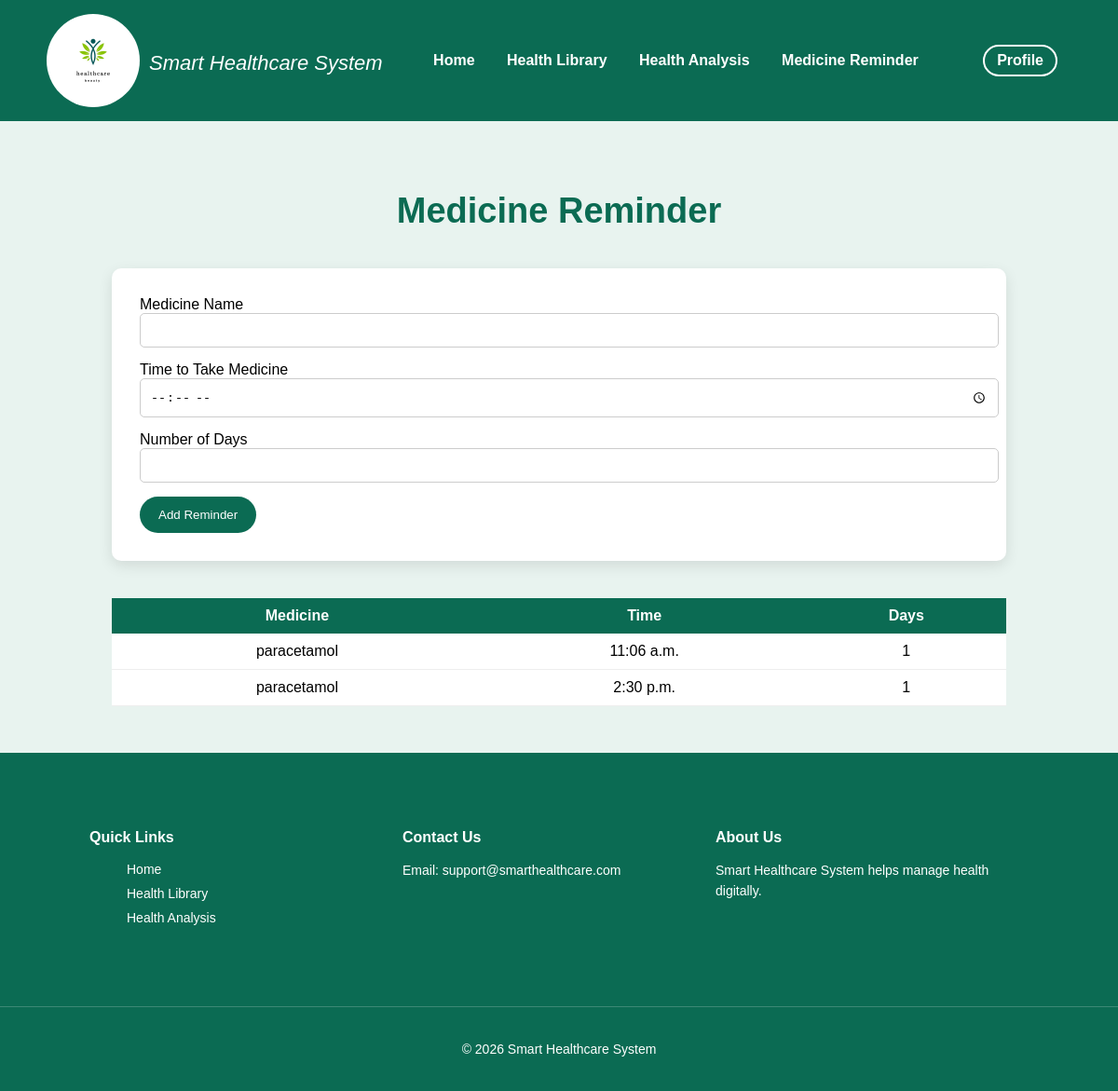
Page /medicine-reminder/ (signed in) on the committed database.
### app/models.py (models this page shows, shortened)
class MedicineReminder(models.Model):
    patient = models.ForeignKey(Patient, on_delete=models.CASCADE)
    medicine_name = models.CharField(max_length=100)
    time = models.TimeField()
    days = models.IntegerField()
    created_at = models.DateTimeField(auto_now_add=True)

### app/views.py (the view, shortened to what this page needs)
# urls.py: path("medicine-reminder/", views.medicine_reminder, name="medicine_reminder"),
@login_required
def medicine_reminder(request):
    patient = Patient.objects.get(user=request.user)
    reminders = MedicineReminder.objects.filter(patient=patient)
    return render(request, "patient/medicine_reminder.html", {
        "reminders": reminders
    })

### Smart_healthcare_system/app/templates/patient/medicine_reminder.html (shortened to what this page needs)
{% load static %}
<!DOCTYPE html>
<html>
<head>
<link rel="stylesheet" href="{% static 'css/home.css' %}">
</head>
<body>
<div class="navbar">
<div class="logo">
<img src="{% static 'images/healthcare_logo.webp' %}">
<i>Smart Healthcare System</i>
</div>
<div>
<a href="{% url 'patient_home' %}">Home</a>
<a href="{% url 'health_library' %}">Health Library</a>
<a href="{% url 'health_analysis' %}">Health Analysis</a>
<a href="{% url 'medicine_reminder' %}">Medicine Reminder</a>
</div>
<div class="nav-right">
<a href="{% url 'patient_dashboard' %}" class="profile-link">Profile</a>
</div>
</div>
<div class="reminder-container">
<h1 class="reminder-title">Medicine Reminder</h1>
<form method="POST" class="reminder-form">
<label>Medicine Name</label>
<input type="text" name="medicine_name" required>
<label>Time to Take Medicine</label>
<input type="time" name="time" required>
<label>Number of Days</label>
<input type="number" name="days" required>
<button type="submit">Add Reminder</button>
</form>
<table class="reminder-table">
<tr>
<th>Medicine</th>
<th>Time</th>
<th>Days</th>
</tr>
{% for reminder in reminders %}
<tr>
<td>{{ reminder.medicine_name }}</td>
<td>{{ reminder.time }}</td>
<td>{{ reminder.days }}</td>
</tr>
{% endfor %}
</table>
</div>
<footer class="footer">
<div class="footer-container">
<div class="footer-links">
<h4>Quick Links</h4>
<ul>
<li><a href="#">Home</a></li>
<li><a href="#">Health Library</a></li>
<li><a href="#">Health Analysis</a></li>
</ul>
</div>
<div class="footer-contact">
<h4>Contact Us</h4>
<p>Email: support@smarthealthcare.com</p>
</div>
<div class="footer-about">
<h4>About Us</h4>
<p>Smart Healthcare System helps manage health digitally.</p>
</div>
</div>
<div class="footer-bottom">
<p>© 2026 Smart Healthcare System</p>
</div>
</footer>
</body>
</html>

### app/static/css/home.css (style rules this page uses)
body { margin: 0; font-family: Arial, sans-serif; background-color:#e8f3ef; }
.logo { display: flex; }
.logo img { height: 100px; width: 100px; margin-right: 10px; border-radius: 50%; object-fit: contain; }
.logo i { color: white; font-size: 22px; padding-top: 40px; }
.navbar { background-color:#0b6b53; ; padding: 10px 20px; display: flex; align-items: center; justify-content: space-between; }
.nav-right .profile-link { color: white; text-decoration: none; font-weight: bold; border: 2px solid white; padding: 6px 13px; border-radius: 20px; }
.navbar a { color: white; text-decoration: none; margin: 0 15px; font-weight: bold; }
.nav-right { display: flex; align-items: center; gap: 15px; }
body { margin: 0; font-family: Arial, sans-serif; }
.navbar { display: flex; justify-content: space-between; align-items: center; padding: 15px 50px; }
.footer { background:#0b6b53; color:white; padding-top:60px; }
.footer-container { display:flex; justify-content:space-between; flex-wrap:wrap; padding:0 8% 40px 8%; }
.footer-container div { flex:1; min-width:220px; margin-bottom:30px; }
.footer h4 { margin-bottom:15px; }
.footer p { font-size:14px; line-height:1.6; }
.footer ul { list-style:none; }
.footer ul li { margin-bottom:8px; }
.footer ul li a { color:white; text-decoration:none; font-size:14px; }
.footer-bottom { text-align:center; padding:20px; border-top:1px solid rgba(255,255,255,0.2); font-size:14px; }

### Smart_healthcare_system/app/templates/patient/medicine_reminder.html (style rules this page uses)
.reminder-container { width:80%; margin:auto; padding:50px 0; }
.reminder-title { text-align:center; font-size:38px; color:#0b6b53; margin-bottom:40px; }
.reminder-form { background:white; padding:30px; border-radius:10px; box-shadow:0 5px 15px rgba(0,0,0,0.1); margin-bottom:40px; }
.reminder-form input { width:100%; padding:10px; margin-bottom:15px; border:1px solid #ccc; border-radius:5px; }
.reminder-form button { background:#0b6b53; color:white; padding:12px 20px; border:none; border-radius:20px; cursor:pointer; }
.reminder-table { width:100%; border-collapse:collapse; background:white; }
.reminder-table th { background:#0b6b53; color:white; padding:10px; }
.reminder-table td { padding:10px; text-align:center; border-bottom:1px solid #eee; }

### rows in the picture
MedicineReminder: medicine_name "paracetamol", time "11:06 a.m.", days "1"
MedicineReminder: medicine_name "paracetamol", time "2:30 p.m.", days "1"
